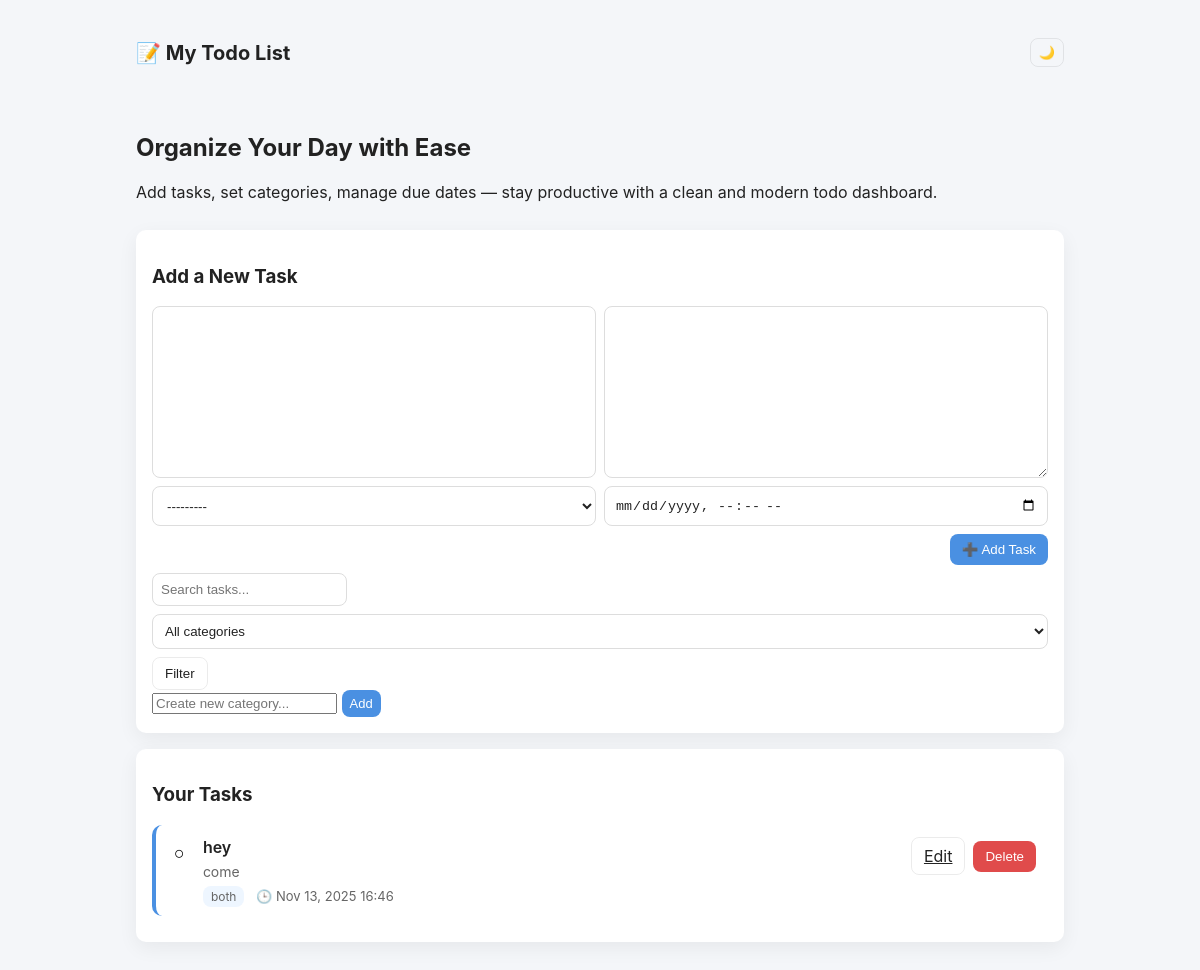
The app's page /, older data.
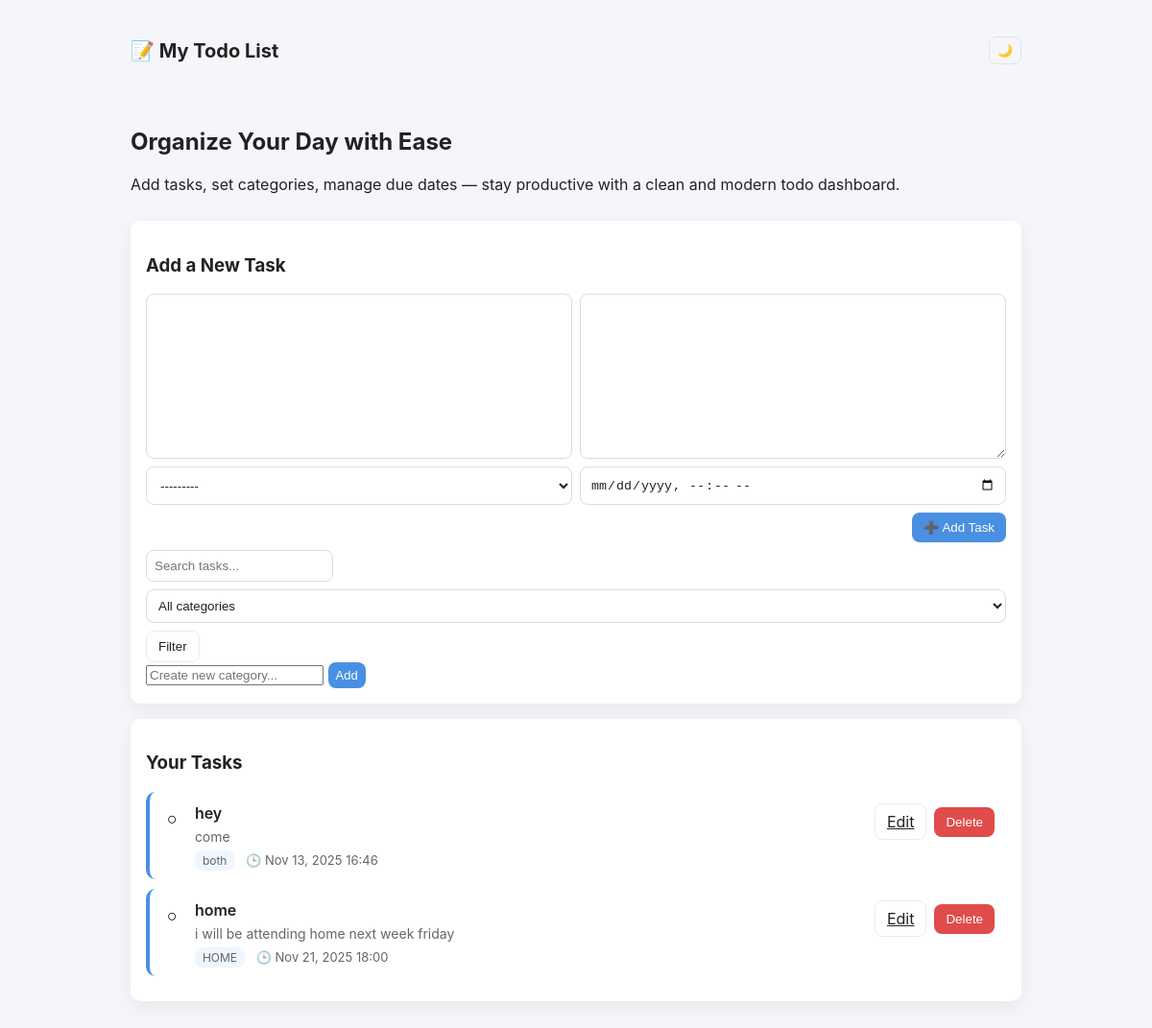
The same page, newer data.
### todo/models.py (models this page shows, shortened)
class Task(models.Model):
    title = models.CharField(max_length=255)
    description = models.TextField(blank=True)
    category = models.ForeignKey(Category, null=True, blank=True, on_delete=models.SET_NULL, related_name='tasks')
    completed = models.BooleanField(default=False)
    due_date = models.DateTimeField(null=True, blank=True)
    created_at = models.DateTimeField(auto_now_add=True)
    updated_at = models.DateTimeField(auto_now=True)
    class Meta:
        ordering = ['completed', 'due_date', '-created_at']

class Category(models.Model):
    name = models.CharField(max_length=50, unique=True)
    class Meta:
        ordering = ['name']
    def __str__(self):
        return self.name

### todo/views.py (the view)
# urls.py: path('', views.index, name='home'),
def index(request):
    q = request.GET.get('q', '')
    category = request.GET.get('category', '')
    tasks = Task.objects.all()
    if q:
        tasks = tasks.filter(title__icontains=q)
    if category:
        tasks = tasks.filter(category__id=category)
    categories = Category.objects.all().order_by('name')
    if request.method == "POST":
        form = TaskForm(request.POST)
        if form.is_valid():
            form.save()
            return redirect('home')
    else:
        form = TaskForm()
    context = {
        'tasks': tasks,
        'form': form,
        'categories': categories,
        'q': q,
        'current_category': category,
    }
    return render(request, 'index.html', context)

### todo/forms.py
class TaskForm(forms.ModelForm):
    due_date = forms.DateTimeField(
        required=False,
        widget=forms.DateTimeInput(attrs={'type': 'datetime-local'}),
        input_formats=['%Y-%m-%dT%H:%M']
    )
    class Meta:
        model = Task
        fields = ['title', 'description', 'category', 'due_date']

### todo/templates/index.html (shortened to what this page needs)
{% load static %}
<!DOCTYPE html>
<html lang="en">
<head>
  <link rel="stylesheet" href="{% static 'styles.css' %}">
</head>
<body>
  <header class="topbar">
    <div class="container">
      <h1>📝 My Todo List</h1>
      <div class="controls">
        <button id="theme-toggle" class="btn small ghost" aria-label="toggle theme">🌙</button>
      </div>
    </div>
  </header>
  <section class="hero container">
    <h2 class="hero-title">Organize Your Day with Ease</h2>
    <p class="hero-desc">
      Add tasks, set categories, manage due dates — stay productive with a clean and modern todo dashboard.
    </p>
  </section>
  <main class="container">
    <section class="add-section card">
      <h3 class="section-title">Add a New Task</h3>
      <form method="POST" class="add-form">
        {{ form.title }}
        {{ form.description }}
        {{ form.category }}
        {{ form.due_date }}
        <button type="submit" class="btn">➕ Add Task</button>
      </form>
      <form method="GET" class="filter-form">
        <input name="q" placeholder="Search tasks..." value="{{ q }}">
        <select name="category">
          <option value="">All categories</option>
        </select>
        <button class="btn ghost">Filter</button>
      </form>
      <form method="POST" action="{% url 'add_category' %}" class="add-category-form">
        <input name="name" placeholder="Create new category...">
        <button class="btn small">Add</button>
      </form>
    </section>
    <section class="tasks card">
      <h3 class="section-title">Your Tasks</h3>
      <ul class="task-list">
        {% for task in tasks %}
          <li class="task-item {% if task.completed %}done{% endif %}">
            <div class="left">
              <form method="POST" action="{% url 'toggle' task.id %}">
                <button class="checkbox" aria-label="toggle complete">
                  {% if task.completed %}✔{% else %}○{% endif %}
                </button>
              </form>
              <div class="meta">
                <div class="title">{{ task.title }}</div>
                {% if task.description %}
                  <div class="description">{{ task.description|linebreaksbr }}</div>
                {% endif %}
                <div class="small">
                  {% if task.category %}
                    <span class="chip">{{ task.category.name }}</span>
                  {% endif %}
                  {% if task.due_date %}
                    <span>🕒 {{ task.due_date|date:"M j, Y H:i" }}</span>
                  {% endif %}
                </div>
              </div>
            </div>
            <div class="actions">
              <a class="btn ghost" href="{% url 'edit' task.id %}">Edit</a>
              <form method="POST" action="{% url 'delete' task.id %}">
                <button class="btn danger">Delete</button>
              </form>
            </div>
          </li>
        {% empty %}
          <p class="empty">✨ No tasks yet — Add your first one above!</p>
        {% endfor %}
      </ul>
    </section>
  </main>
</body>
</html>

Row changes from the older to the newer data that the page shows:
added Task: title "home", description "i will be attending home next week friday", category.name "HOME", due_date "Nov 21, 2025 18:00"
